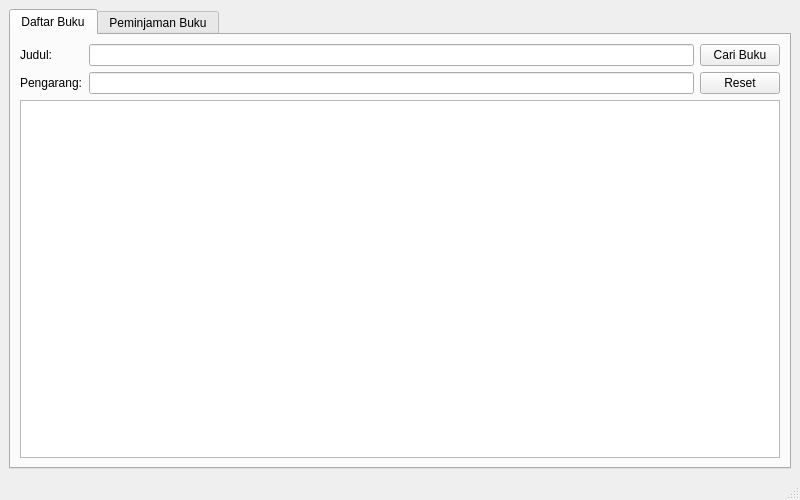
<?xml version="1.0" encoding="UTF-8"?>
<ui version="4.0">
 <class>UserWindow</class>
 <widget class="QMainWindow" name="UserWindow">
  <property name="geometry">
   <rect>
    <x>0</x>
    <y>0</y>
    <width>800</width>
    <height>500</height>
   </rect>
  </property>
  <property name="windowTitle">
   <string>Perpustakaan</string>
  </property>
  <widget class="QWidget" name="centralwidget">
   <layout class="QVBoxLayout" name="verticalLayout">
    <item>
     <widget class="QTabWidget" name="tabWidget">
      <property name="currentIndex">
       <number>0</number>
      </property>
      <widget class="QWidget" name="lihatBukuTab">
       <attribute name="title">
        <string>Daftar Buku</string>
       </attribute>
       <layout class="QVBoxLayout" name="verticalLayout_2">
        <item>
         <layout class="QHBoxLayout" name="horizontalLayout">
          <item>
           <layout class="QFormLayout" name="formLayout">
            <item row="0" column="0">
             <widget class="QLabel" name="label">
              <property name="text">
               <string>Judul:</string>
              </property>
             </widget>
            </item>
            <item row="0" column="1">
             <widget class="QLineEdit" name="judulSearchEdit"/>
            </item>
            <item row="1" column="0">
             <widget class="QLabel" name="label_2">
              <property name="text">
               <string>Pengarang:</string>
              </property>
             </widget>
            </item>
            <item row="1" column="1">
             <widget class="QLineEdit" name="pengarangSearchEdit"/>
            </item>
           </layout>
          </item>
          <item>
           <layout class="QVBoxLayout" name="verticalLayout_3">
            <item>
             <widget class="QPushButton" name="searchButton">
              <property name="text">
               <string>Cari Buku</string>
              </property>
             </widget>
            </item>
            <item>
             <widget class="QPushButton" name="resetSearchButton">
              <property name="text">
               <string>Reset</string>
              </property>
             </widget>
            </item>
           </layout>
          </item>
         </layout>
        </item>
        <item>
         <widget class="QTextEdit" name="outputTextEdit"/>
        </item>
       </layout>
      </widget>
      <widget class="QWidget" name="peminjamanTab">
       <attribute name="title">
        <string>Peminjaman Buku</string>
       </attribute>
       <layout class="QVBoxLayout" name="verticalLayout_4">
        <item>
         <layout class="QHBoxLayout" name="horizontalLayout_2">
          <item>
           <layout class="QFormLayout" name="formLayout_2">
            <item row="0" column="0">
             <widget class="QLabel" name="label_3">
              <property name="text">
               <string>Judul Buku:</string>
              </property>
             </widget>
            </item>
            <item row="0" column="1">
             <widget class="QLineEdit" name="judulPinjamEdit"/>
            </item>
            <item row="1" column="0">
             <widget class="QLabel" name="label_4">
              <property name="text">
               <string>Tanggal Peminjaman:</string>
              </property>
             </widget>
            </item>
            <item row="1" column="1">
             <widget class="QDateEdit" name="tanggalPinjamEdit"/>
            </item>
           </layout>
          </item>
         </layout>
        </item>
        <item>
         <layout class="QHBoxLayout" name="horizontalLayout_3">
          <item>
           <widget class="QPushButton" name="pinjamBukuButton">
            <property name="text">
             <string>Pinjam Buku</string>
            </property>
           </widget>
          </item>
          <item>
           <widget class="QPushButton" name="refreshPinjamButton">
            <property name="text">
             <string>Refresh</string>
            </property>
           </widget>
          </item>
         </layout>
        </item>
        <item>
         <widget class="QTextEdit" name="peminjamanTextEdit"/>
        </item>
       </layout>
      </widget>
     </widget>
    </item>
   </layout>
  </widget>
  <widget class="QStatusBar" name="statusbar"/>
 </widget>
 <resources/>
 <connections/>
</ui>
